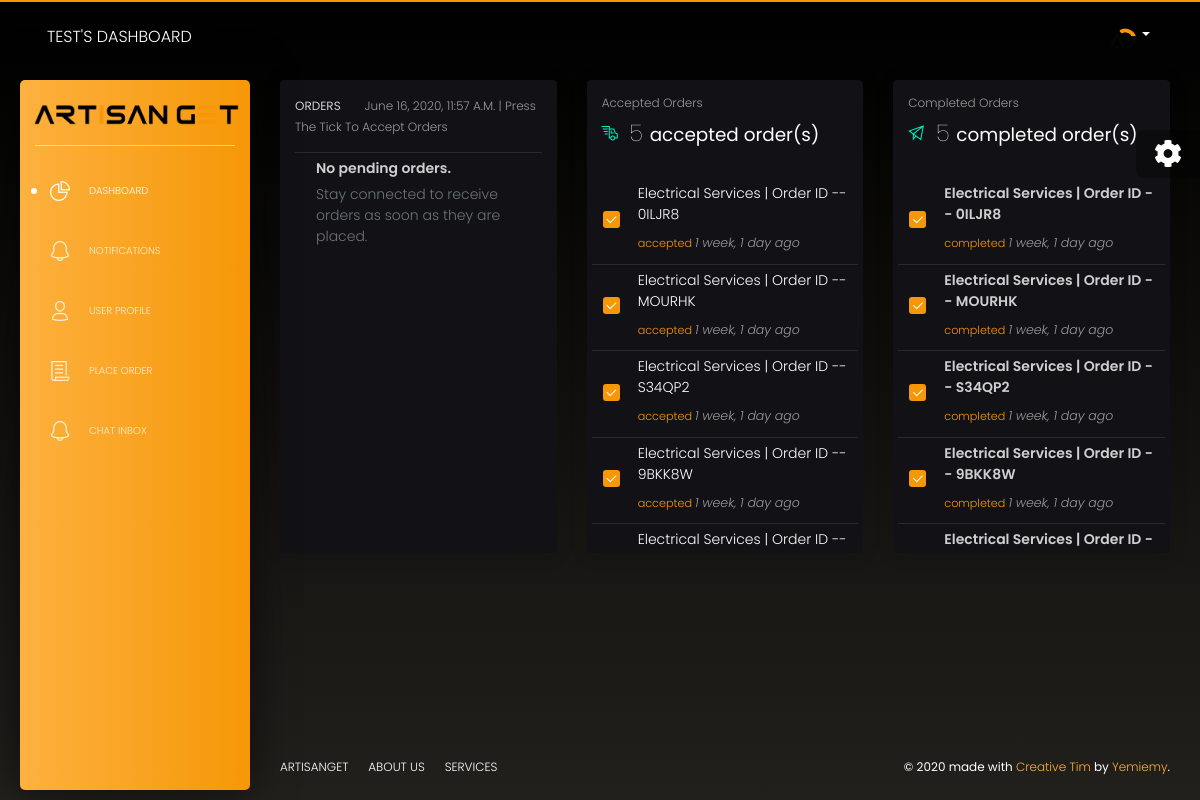
The page /dashboard/user-dashboard/ (signed in) on the database its author committed.
### users/models.py (models this page shows, shortened)
class Profile(models.Model):
    user = models.OneToOneField(User, on_delete=models.CASCADE)
    image = models.ImageField(default='default.png', upload_to='profile_pics')
    about_me = models.TextField(blank=True, null=True)
    phone = PhoneField(help_text='Contact phone number')
    address = models.CharField(max_length=250, blank=True, null=True)
    city = models.CharField(max_length=120, blank=True, null=True)
    country = models.CharField(max_length=120, blank=True, null=True)
    skill = models.ForeignKey(Skill, on_delete=models.CASCADE, blank=True, null=True)
    is_customer = models.BooleanField(blank=True, null=True, default=True)
    proficiency = models.IntegerField(blank=True, null=True)
    experience = models.CharField(max_length=120,blank=True, null=True)
    efficiency = models.IntegerField(blank=True, null=True)
    time_conscious = models.BooleanField(blank=True, null=True)
    standout = models.CharField(max_length=250, blank=True, null=True)
    is_verified = models.BooleanField(default=False)
    electrician = models.BooleanField(default=False)
    plumber = models.BooleanField(default=False)
    furniture = models.BooleanField(default=False)
    painter = models.BooleanField(default=False)
    cleaner = models.BooleanField(default=False)
    carpenter = models.BooleanField(default=False)
    facebook = models.CharField(max_length=150, blank=True, null=True)
    twitter = models.CharField(max_length=150, blank=True, null=True)
    instagram = models.CharField(max_length=50, blank=True, null=True)

class Order(models.Model):
    user = models.ForeignKey(User, on_delete=models.CASCADE)
    name = models.CharField(max_length=120)
    email = models.EmailField(max_length=250)
    mobile = models.CharField(max_length=11)
    address = models.TextField()
    city = models.CharField(max_length=120)
    state = models.CharField(max_length=120)
    service = models.ForeignKey(Service, on_delete=models.CASCADE)
    description = models.TextField(blank=True, null=True)
    price_by_customer = models.IntegerField(blank=True, null=True)
    price_by_artisan = models.IntegerField(blank=True, null=True)
    accept_term = models.BooleanField(default=False)
    order_id = models.CharField(max_length=120, default='ABC', unique=True)
    processing = models.BooleanField(default=True)
    abandoned = models.BooleanField(default=False)
    completed = models.BooleanField(default=False)
    completed_by = models.ForeignKey(User, on_delete=models.CASCADE, blank=True, null=True, related_name='completed')
    accepted = models.BooleanField(default=False)
    accepted_by = models.ForeignKey(User, on_delete=models.CASCADE, blank=True, null=True, related_name='artisan')
    date_stamp = models.DateTimeField(auto_now_add=True)

class Service(models.Model):
    name = models.CharField(max_length=120)
    def __str__(self):
        return self.name

### users/views.py (the view, shortened to what this page needs)
# urls.py: path('dashboard/', include('users.urls')),
@login_required
def dashboard(request):
    user = request.user
    orders = Order.objects.filter(user=request.user).order_by('-id')
    objs = Order.objects.filter(user=request.user).order_by('-id')[:1]
    com_count = 0
    for order in orders:
        if order.completed == True:
            com_count = com_count + 1
    ord_count = 0
    for order in orders:
        ord_count = ord_count + 1
    pro_count = 0
    for order in orders:
        if order.processing == True:
            pro_count = pro_count + 1
    accepted_orders = Order.objects.all().order_by('-id')
    objects = Order.objects.all().order_by('-id')[:1]
    acc_count = 0
    for order in accepted_orders:
        if order.service.name == 'Electrical Services':
            if order.accepted_by == request.user:
                acc_count = acc_count + 1
    completed_count = 0
    for order in accepted_orders:
        if order.service.name == 'Electrical Services':
            if order.completed_by == request.user:
                completed_count = completed_count + 1
    plum_count = 0
    for order in accepted_orders:
        if order.service.name == 'Plumbing Services':
            if order.accepted_by == request.user:
                plum_count = plum_count + 1
    completed_plum = 0
    for order in accepted_orders:
        if order.service.name == 'Plumbing Services':
            if order.completed_by == request.user:
                completed_plum = completed_plum + 1
    car_count = 0
    for order in accepted_orders:
        if order.service.name == 'Carpentry Services':
            if order.accepted_by == request.user:
                car_count = car_count + 1
    car_com = 0
    for order in accepted_orders:
        if order.service.name == 'Carpentry Services':
            if order.completed_by == request.user:
                car_com = car_com + 1
    fur_count = 0
    for order in accepted_orders:
        if order.service.name == 'Furniture making':
            if order.accepted_by == request.user:
                fur_count = fur_count + 1
    fur_com = 0
    for order in accepted_orders:
        if order.service.name == 'Furniture making':
            if order.completed_by == request.user:
                fur_com = fur_com + 1
    clean_count = 0
    for order in accepted_orders:
        if order.service.name == 'Cleaning Services':
            if order.accepted_by == request.user:
                clean_count = clean_count + 1
    clean_com = 0
    for order in accepted_orders:
        if order.service.name == 'Cleaning Services':
            if order.completed_by == request.user:
                clean_com = clean_com + 1
    paint_count = 0
    for order in accepted_orders:
        if order.service.name == 'Painting Services':
            if order.accepted_by == request.user:
                paint_count = paint_count + 1
    paint_com = 0
    for order in accepted_orders:
        if order.service.name == 'Painting Services':
            if order.completed_by == request.user:
                paint_com = paint_com + 1
    return render(request, 'dashboard.html', {
        'orders':orders,
        'user':user,
        'ord_count':ord_count,
        'pro_count':pro_count,
        'com_count':com_count,
        'objects':objects,
        'completed_count':completed_count,
        'completed_plum':completed_plum,
        'acc_count':acc_count,
        'car_count':car_count,
        'car_com':car_com,
        'plum_count':plum_count,
        'clean_count':clean_count,
        'clean_com':clean_com,
        'paint_count':paint_count,
        'paint_com':paint_com,
        'fur_count':fur_count,
        'fur_com':fur_com,
        'accepted_orders':accepted_orders,
        'date':datetime.now()
        })

### users/templates/dashboard.html (shortened to what this page needs)
{% extends 'profile.html' %}
{% block act %}
active
{% endblock act %}
{% block top %}
  {{user.username}}'s Dashboard
{% endblock top %}
{% block content %}
{% load humanize %}
{% if user.profile.electrician or user.profile.plumber or user.profile.furniture or user.profile.cleaner or user.profile.painter or user.profile.carpenter %}
{% if user.profile.electrician == True %}
{% if user.profile.is_verified == True  %}
<div class="content">
  <div class="row">
    <div class="col-lg-4">
      <div class="card card-tasks">
        <div class="card-header ">
          <h6 class="title d-inline">Orders</h6>
          <p class="card-category d-inline">{{date}} | Press the tick to accept orders</p>
        </div>
        <div class="card-body ">
          <div class="table-full-width table-responsive">
            <table class="table">
              <tbody>
                {% for object in objects %}
                {% if object.service.name == 'Electrical Services' %}
                {% if object.accepted == False %}
                <tr>
                  <td>
                    <div class="form-check">
                      <label class="form-check-label">
                        <input class="form-check-input" type="checkbox" value="" checked>
                        <span class="form-check-sign">
                          <span class="check"></span>
                        </span>
                      </label>
                    </div>
                  </td>
                  <td>
                    <p class="title">{{object.service}}</p>
                    <p class="text-muted">{{object.address}}, {{object.date_stamp|naturaltime}}</p>
                  </td>
                  <td class="td-actions text-right">
                    <button type="button" rel="tooltip" title="" class="btn btn-link" data-original-title="Edit Task">
                      <a href="{% url 'order_accept' object.id %}" title="Accept Order"><i class="tim-icons icon-check-2"></i></a>
                    </button>
                  </td>
                  <!-- <td class="td-actions text-right">
                    <button type="button" rel="tooltip" title="" class="btn btn-link" data-original-title="Edit Task">
                      <a href="{% url 'order-delete' object.id %}" title="Decline"><i class="tim-icons icon-simple-remove"></i></a>
                    </button>
                  </td> -->
                </tr>
                {% else %}
                <tr>
                  <td>
                  </td>
                  <td>
                    <p class="title">No pending orders.</p>
                    <p class="text-muted">Stay connected to receive orders as soon as they are placed.</p>
                  </td>
                  <td class="td-actions text-right">
                  </td>
                </tr>
                {% endif %}
                {% endif %}
                {% endfor %}
              </tbody>
            </table>
          </div>
        </div>
      </div>
    </div>
    <div class="col-lg-4">
      <div class="card card-chart card-tasks">
        <div class="card-header">
          <h5 class="card-category">Accepted Orders</h5>
          <h3 class="card-title"><i class="tim-icons icon-delivery-fast text-success"></i> {{acc_count}} <small>accepted order(s)</small></h3>
        </div>
        <div class="card-body ">
          <div class="table-full-width table-responsive">
            <table class="table">
              <tbody>
                {% for object in accepted_orders %}
                {% if object.service.name == 'Electrical Services' %}
                {% if object.accepted_by == request.user %}
                <tr>
                  <td>
                    <div class="form-check">
                    </div>
                  </td>
                  <td>
                    <p class="title"><a href="{% url 'order_accept' object.id %}" style="color:white;">{{object.service}} | Order ID -- {{object.order_id}}</a></p>
                    <p class="text-muted"><small style="color: #f69707;">accepted <i><small>{{object.date_stamp|naturaltime}}</small></i></small></p>
                  </td>
                </tr>
                {% endif %}
                {% endif %}
                {% endfor %}
              </tbody>
            </table>
          </div>
        </div>
      </div>
    </div>
    <div class="col-lg-4">
      <div class="card card-chart card-tasks">
        <div class="card-header">
          <h5 class="card-category">Completed Orders</h5>
          <h3 class="card-title"><i class="tim-icons icon-send text-success"></i> {{completed_count}} <small>completed order(s)</small></h3>
        </div>
        <div class="card-body ">
          <div class="table-full-width table-responsive">
            <table class="table">
              <tbody>
                {% for object in accepted_orders %}
                {% if object.service.name == 'Electrical Services' %}
                {% if object.completed_by == request.user %}
                <tr>
                  <td>
                    <div class="form-check">
                    </div>
                  </td>
                  <td>
                    <p class="title">{{object.service}} | Order ID -- {{object.order_id}}</p>
                    <p class="text-muted"><small style="color: #f69707;">completed <i><small>{{object.date_stamp|naturaltime}}</small></i></small></p>
                  </td>
                </tr>
                {% endif %}
                {% endif %}
                {% endfor %}
              </tbody>
            </table>
          </div>
        </div>
      </div>
    </div>
  </div>
</div>
{% endif %}
{% endif %}
{% endif %}
{% endblock content %}

### templates/profile.html (shortened to what this page needs)
{% load static %}
<!DOCTYPE html>
<html lang="en">
<head>
  <link href="https://use.fontawesome.com/releases/v5.0.6/css/all.css" rel="stylesheet">
  <link href=" {% static 'assets/css/nucleo-icons.css' %} " rel="stylesheet" />
  <link href=" {% static 'assets/css/black-dashboard.css' %}" rel="stylesheet" />
</head>
<body class="">
  <div class="wrapper">
    <div class="sidebar">
      <div class="sidebar-wrapper">
        <div class="logo">
          <a href="javascript:void(0)" class="simple-text logo-normal">
            <img src="{% static 'images/line.png' %}" alt="">
          </a>
        </div>
        <ul class="nav">
          <li class="
          {% block act %}
          {% endblock act %}
               ">
            <a href="{% url 'dashboard' %}">
              <i class="tim-icons icon-chart-pie-36"></i>
              <p>Dashboard</p>
            </a>
          </li>
          <li class="
          {% block not %}
          {% endblock not %}
               ">
            <a href="{% url 'user-orders' user.username %}">
              <i class="tim-icons icon-bell-55"></i>
              <p>Notifications</p>
            </a>
          </li>
          <li class="
          {% block active %}
          {% endblock active %}
               ">
            <a href=" {% url 'profile' %} ">
              <i class="tim-icons icon-single-02"></i>
              <p>User Profile</p>
            </a>
          </li>
          <li class="
          {% block order %}
          {% endblock order %}
               ">
            <a href="{% url 'place-order' %}">
              <i class="tim-icons icon-paper"></i>
              <p>Place Order</p>
            </a>
          </li>
          <li class="
          {% block chat %}
          {% endblock chat %}
               ">
            <a href="{% url 'chat' user.username %}">
              <i class="tim-icons icon-bell-55"></i>
              <p>Chat Inbox</p>
            </a>
          </li>
        </ul>
      </div>
    </div>
    <div class="main-panel">
      <nav class="navbar navbar-expand-lg navbar-absolute navbar-transparent">
        <div class="container-fluid">
          <div class="navbar-wrapper">
            <a class="navbar-brand" href="javascript:void(0)">
            {% block top %}
            {% endblock top %}
                </a>
          </div>
          <div class="collapse navbar-collapse" id="navigation">
            <ul class="navbar-nav ml-auto">
              <li class="dropdown nav-item">
                <a href="#" class="dropdown-toggle nav-link" data-toggle="dropdown">
                  <div class="photo">
                    <img src=" {{user.profile.image.url}} " alt="Profile Photo">
                  </div>
                  <b class="caret d-none d-lg-block d-xl-block"></b>
                </a>
              </li>
            </ul>
          </div>
        </div>
      </nav>
{% block content %}
{% endblock content %}
<footer class="footer">
    <div class="container-fluid">
      <ul class="nav">
        <li class="nav-item">
          <a href="{% url 'home' %}" class="nav-link">
            ArtisanGet
          </a>
        </li>
        <li class="nav-item">
          <a href="{% url 'about' %}" class="nav-link">
            About Us
          </a>
        </li>
        <li class="nav-item">
          <a href="{% url 'service' %}" class="nav-link">
            Services
          </a>
        </li>
      </ul>
      <div class="copyright">
        ©
         made with <a href="javascript:void(0)" target="_blank">Creative Tim</a> by
        <a href="http://twitter.com/YemiTumininu" target="_blank">Yemiemy</a>.
      </div>
    </div>
  </footer>
</div>
</div>
<div class="fixed-plugin">
<div class="dropdown show-dropdown">
  <a href="#" data-toggle="dropdown">
    <i class="fa fa-cog fa-2x"> </i>
  </a>
</div>
</div>
</body>
</html>

### rows shown on the page
Order: accepted True (drawn), shows "Stay connected to receive orders as soon as they are placed.", service "Electrical Services", order_id "0ILJR8", date_stamp "1 week, 1 day ago"
Order: service "Electrical Services", order_id "MOURHK", date_stamp "1 week, 1 day ago"
Order: service "Electrical Services", order_id "S34QP2", date_stamp "1 week, 1 day ago"
Order: service "Electrical Services", order_id "9BKK8W", date_stamp "1 week, 1 day ago"
Order: service "Electrical Services"

### other values the page prints
{{ user.username }} "TEST"
{{ acc_count }} "5"
{{ completed_count }} "5"
